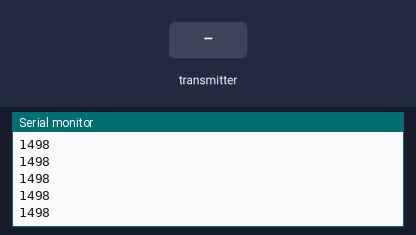
Simulated run of this sketch. Board: Arduino Uno, built with avr-gcc and run on an emulated ATmega328P. Shown: the last lines printed to the serial monitor. Inputs (shaded band) come from the test bench. No radio packets arrive unless stated.

Above: at 1.2 s.
1.3 s: the transmitter starts sending ch5 = 0
At 2.3 s:
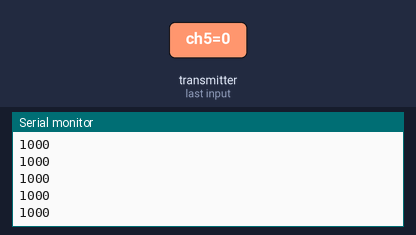
2.8 s: the transmitter starts sending ch5 = 64
At 3.3 s:
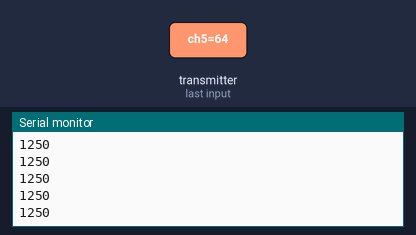
Timing chart, 0 to 5.8 s (numbered marks = the images above; inputs shaded):
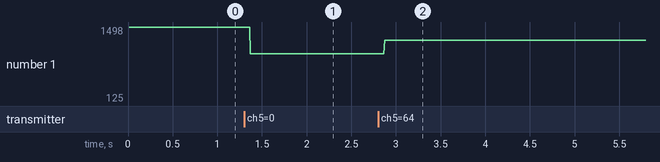

The sketch:

receptor_completo.ino
```cpp
/* Receiver code for the Arduino Radio control with PWM output
 * Install the NRF24 library to your IDE
 * Upload this code to the Arduino UNO, NANO, Pro mini (5V,16MHz)
 * Connect a NRF24 module to it:

    Module // Arduino UNO,NANO

    GND    ->   GND
    Vcc    ->   3.3V
    CE     ->   D9
    CSN    ->   D10
    CLK    ->   D13
    MOSI   ->   D11
    MISO   ->   D12

This code receive 1 channels and prints the value on the serial monitor
Please, like share and subscribe : https://www.youtube.com/c/ELECTRONOOBS
*/


#include <SPI.h>
#include <nRF24L01.h>
#include <RF24.h>

const uint64_t pipeIn = 0xE8E8F0F0E1LL;     //Remember that this code is the same as in the transmitter
RF24 radio(9, 10);  //CSN and CE pins

// The sizeof this struct should not exceed 32 bytes
struct Received_data {
  byte ch1;
  byte ch2;
  byte ch3;
  byte ch4;
  byte ch5;
  byte ch6;
  byte ch7;

};

int ch1_value = 0;
int ch2_value = 0;
int ch3_value = 0;
int ch4_value = 0;
int ch5_value = 0;
int ch6_value = 0;
int ch7_value = 0;


Received_data received_data;


/**************************************************/

void setup()
{
  Serial.begin(9600);
  //We reset the received values
  received_data.ch1 = 127;
  received_data.ch2 = 127;
  received_data.ch3 = 127;
  received_data.ch4 = 127;
  received_data.ch5 = 127;
  received_data.ch6 = 127;
  received_data.ch7 = 0;


  //Once again, begin and radio configuration
  radio.begin();
  radio.setAutoAck(false);
  radio.setDataRate(RF24_250KBPS);
  radio.openReadingPipe(1,pipeIn);

  //We start the radio comunication
  radio.startListening();

}

/**************************************************/

unsigned long last_Time = 0;

//We create the function that will read the data each certain time
void receive_the_data()
{
  while ( radio.available() ) {
  radio.read(&received_data, sizeof(Received_data));
  last_Time = millis(); //Here we receive the data
}
}

/**************************************************/

void loop()
{
  //Receive the radio data
  receive_the_data();


  ch1_value = map(received_data.ch1,0,255,1000,2000);  //1996 max
  ch2_value = map(received_data.ch2,0,255,1000,2000);  //1996 max
  ch3_value = map(received_data.ch3,0,255,1000,2000); // medio = 1498; Izquierda=1000; Derecha=1996
  ch4_value = map(received_data.ch4,0,255,1000,2000); // medio = 1498; arriba=1000; abajo=1996
  ch5_value = map(received_data.ch5,0,255,1000,2000); // medio = 1490; Izquierda=1000; Derecha=1996
  ch6_value = map(received_data.ch6,0,255,1000,2000); // medio = 1494-1498; arriba=1000; abajo=1996
  ch7_value = map(received_data.ch7,0,1,1000,2000);
  Serial.println(ch5_value);
  //Serial.println(ch4_value); //arriba 1000, abajo 2000 medio 1500 -1498


}//Loop end
```

Measured:
- after the input at 1.3 s, the serial monitor: prints a new line after 0.07 s (image 1)
- after the input at 2.8 s, the serial monitor: prints a new line after 0.07 s (image 2)
- plotted number 1: 1498 → 1000 after the input at 1.3 s, 1000 → 125 after the input at 2.8 s
